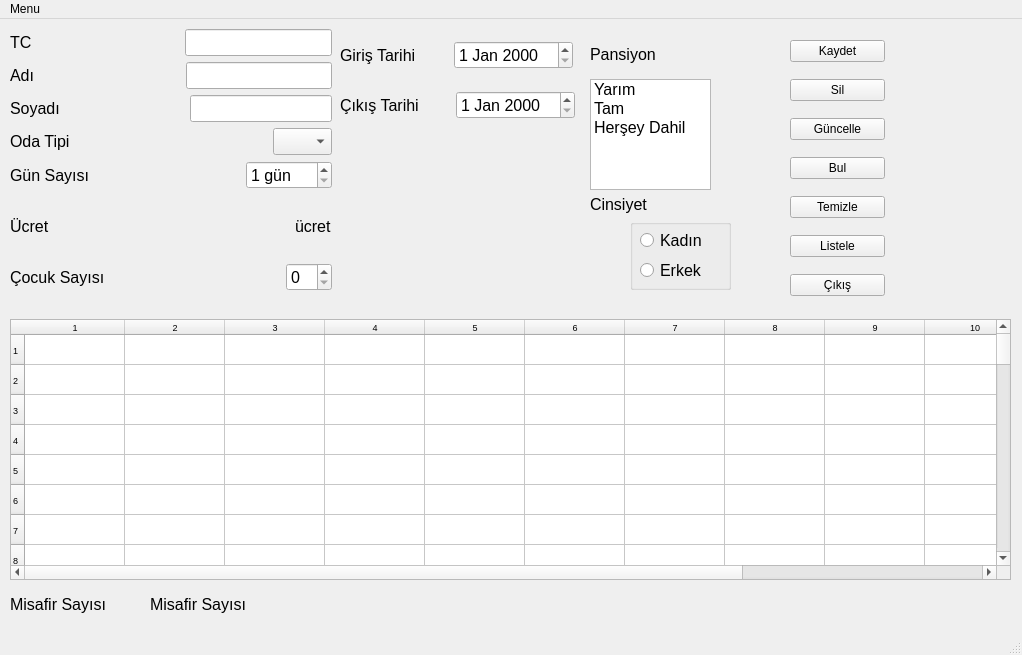
<?xml version="1.0" encoding="UTF-8"?>
<ui version="4.0">
 <class>MainWindow</class>
 <widget class="QMainWindow" name="MainWindow">
  <property name="geometry">
   <rect>
    <x>0</x>
    <y>0</y>
    <width>1022</width>
    <height>655</height>
   </rect>
  </property>
  <property name="windowTitle">
   <string>MainWindow</string>
  </property>
  <widget class="QWidget" name="centralwidget">
   <widget class="QLabel" name="label_5">
    <property name="geometry">
     <rect>
      <x>590</x>
      <y>20</y>
      <width>91</width>
      <height>31</height>
     </rect>
    </property>
    <property name="font">
     <font>
      <pointsize>12</pointsize>
     </font>
    </property>
    <property name="text">
     <string>Pansiyon</string>
    </property>
   </widget>
   <widget class="QLabel" name="label_10">
    <property name="geometry">
     <rect>
      <x>590</x>
      <y>170</y>
      <width>101</width>
      <height>31</height>
     </rect>
    </property>
    <property name="font">
     <font>
      <pointsize>12</pointsize>
     </font>
    </property>
    <property name="text">
     <string>Cinsiyet</string>
    </property>
   </widget>
   <widget class="QListWidget" name="lstPansiyon">
    <property name="geometry">
     <rect>
      <x>590</x>
      <y>60</y>
      <width>121</width>
      <height>111</height>
     </rect>
    </property>
    <property name="font">
     <font>
      <pointsize>12</pointsize>
     </font>
    </property>
    <item>
     <property name="text">
      <string>Yarım</string>
     </property>
    </item>
    <item>
     <property name="text">
      <string>Tam</string>
     </property>
    </item>
    <item>
     <property name="text">
      <string>Herşey Dahil</string>
     </property>
    </item>
   </widget>
   <widget class="QGroupBox" name="groupBox">
    <property name="geometry">
     <rect>
      <x>630</x>
      <y>200</y>
      <width>101</width>
      <height>71</height>
     </rect>
    </property>
    <property name="title">
     <string/>
    </property>
    <widget class="QRadioButton" name="rdKadin">
     <property name="geometry">
      <rect>
       <x>10</x>
       <y>11</y>
       <width>95</width>
       <height>20</height>
      </rect>
     </property>
     <property name="font">
      <font>
       <pointsize>12</pointsize>
      </font>
     </property>
     <property name="text">
      <string>Kadın</string>
     </property>
    </widget>
    <widget class="QRadioButton" name="rdErkek">
     <property name="geometry">
      <rect>
       <x>10</x>
       <y>41</y>
       <width>95</width>
       <height>20</height>
      </rect>
     </property>
     <property name="font">
      <font>
       <pointsize>12</pointsize>
      </font>
     </property>
     <property name="text">
      <string>Erkek</string>
     </property>
    </widget>
   </widget>
   <widget class="QTableWidget" name="tblWKayitlar">
    <property name="geometry">
     <rect>
      <x>10</x>
      <y>300</y>
      <width>1001</width>
      <height>261</height>
     </rect>
    </property>
    <property name="font">
     <font>
      <pointsize>7</pointsize>
     </font>
    </property>
    <property name="rowCount">
     <number>50</number>
    </property>
    <property name="columnCount">
     <number>12</number>
    </property>
    <row/>
    <row/>
    <row/>
    <row/>
    <row/>
    <row/>
    <row/>
    <row/>
    <row/>
    <row/>
    <row/>
    <row/>
    <row/>
    <row/>
    <row/>
    <row/>
    <row/>
    <row/>
    <row/>
    <row/>
    <row/>
    <row/>
    <row/>
    <row/>
    <row/>
    <row/>
    <row/>
    <row/>
    <row/>
    <row/>
    <row/>
    <row/>
    <row/>
    <row/>
    <row/>
    <row/>
    <row/>
    <row/>
    <row/>
    <row/>
    <row/>
    <row/>
    <row/>
    <row/>
    <row/>
    <row/>
    <row/>
    <row/>
    <row/>
    <row/>
    <column/>
    <column/>
    <column/>
    <column/>
    <column/>
    <column/>
    <column/>
    <column/>
    <column/>
    <column/>
    <column/>
    <column/>
   </widget>
   <widget class="QLabel" name="label_12">
    <property name="geometry">
     <rect>
      <x>10</x>
      <y>570</y>
      <width>131</width>
      <height>31</height>
     </rect>
    </property>
    <property name="font">
     <font>
      <pointsize>12</pointsize>
     </font>
    </property>
    <property name="text">
     <string>Misafir Sayısı</string>
    </property>
   </widget>
   <widget class="QLabel" name="lblMisafirSayisi">
    <property name="geometry">
     <rect>
      <x>150</x>
      <y>570</y>
      <width>131</width>
      <height>31</height>
     </rect>
    </property>
    <property name="font">
     <font>
      <pointsize>12</pointsize>
     </font>
    </property>
    <property name="text">
     <string>Misafir Sayısı</string>
    </property>
   </widget>
   <widget class="QWidget" name="layoutWidget">
    <property name="geometry">
     <rect>
      <x>10</x>
      <y>10</y>
      <width>322</width>
      <height>262</height>
     </rect>
    </property>
    <layout class="QVBoxLayout" name="verticalLayout">
     <item>
      <layout class="QHBoxLayout" name="horizontalLayout">
       <item>
        <widget class="QLabel" name="label">
         <property name="font">
          <font>
           <pointsize>12</pointsize>
          </font>
         </property>
         <property name="text">
          <string>TC</string>
         </property>
        </widget>
       </item>
       <item>
        <spacer name="horizontalSpacer">
         <property name="orientation">
          <enum>Qt::Horizontal</enum>
         </property>
         <property name="sizeHint" stdset="0">
          <size>
           <width>40</width>
           <height>20</height>
          </size>
         </property>
        </spacer>
       </item>
       <item>
        <widget class="QLineEdit" name="lneTC">
         <property name="font">
          <font>
           <pointsize>12</pointsize>
          </font>
         </property>
         <property name="inputMask">
          <string>99999999999</string>
         </property>
        </widget>
       </item>
      </layout>
     </item>
     <item>
      <layout class="QHBoxLayout" name="horizontalLayout_2">
       <item>
        <widget class="QLabel" name="label_2">
         <property name="font">
          <font>
           <pointsize>12</pointsize>
          </font>
         </property>
         <property name="text">
          <string>Adı</string>
         </property>
        </widget>
       </item>
       <item>
        <spacer name="horizontalSpacer_2">
         <property name="orientation">
          <enum>Qt::Horizontal</enum>
         </property>
         <property name="sizeHint" stdset="0">
          <size>
           <width>40</width>
           <height>20</height>
          </size>
         </property>
        </spacer>
       </item>
       <item>
        <widget class="QLineEdit" name="lneAdi">
         <property name="font">
          <font>
           <pointsize>12</pointsize>
          </font>
         </property>
        </widget>
       </item>
      </layout>
     </item>
     <item>
      <layout class="QHBoxLayout" name="horizontalLayout_3">
       <item>
        <widget class="QLabel" name="label_3">
         <property name="font">
          <font>
           <pointsize>12</pointsize>
          </font>
         </property>
         <property name="text">
          <string>Soyadı</string>
         </property>
        </widget>
       </item>
       <item>
        <spacer name="horizontalSpacer_3">
         <property name="orientation">
          <enum>Qt::Horizontal</enum>
         </property>
         <property name="sizeHint" stdset="0">
          <size>
           <width>40</width>
           <height>20</height>
          </size>
         </property>
        </spacer>
       </item>
       <item>
        <widget class="QLineEdit" name="lneSoyadi">
         <property name="font">
          <font>
           <pointsize>12</pointsize>
          </font>
         </property>
        </widget>
       </item>
      </layout>
     </item>
     <item>
      <layout class="QHBoxLayout" name="horizontalLayout_4">
       <item>
        <widget class="QLabel" name="label_4">
         <property name="font">
          <font>
           <pointsize>12</pointsize>
          </font>
         </property>
         <property name="text">
          <string>Oda Tipi</string>
         </property>
        </widget>
       </item>
       <item>
        <spacer name="horizontalSpacer_4">
         <property name="orientation">
          <enum>Qt::Horizontal</enum>
         </property>
         <property name="sizeHint" stdset="0">
          <size>
           <width>40</width>
           <height>20</height>
          </size>
         </property>
        </spacer>
       </item>
       <item>
        <widget class="QComboBox" name="cmbOdaTipi">
         <property name="font">
          <font>
           <pointsize>12</pointsize>
          </font>
         </property>
         <property name="currentIndex">
          <number>-1</number>
         </property>
         <item>
          <property name="text">
           <string>Tek</string>
          </property>
         </item>
         <item>
          <property name="text">
           <string>Çift</string>
          </property>
         </item>
         <item>
          <property name="text">
           <string>Suit</string>
          </property>
         </item>
        </widget>
       </item>
      </layout>
     </item>
     <item>
      <layout class="QHBoxLayout" name="horizontalLayout_5">
       <item>
        <widget class="QLabel" name="label_7">
         <property name="font">
          <font>
           <pointsize>12</pointsize>
          </font>
         </property>
         <property name="text">
          <string>Gün Sayısı</string>
         </property>
        </widget>
       </item>
       <item>
        <spacer name="horizontalSpacer_5">
         <property name="orientation">
          <enum>Qt::Horizontal</enum>
         </property>
         <property name="sizeHint" stdset="0">
          <size>
           <width>40</width>
           <height>20</height>
          </size>
         </property>
        </spacer>
       </item>
       <item>
        <widget class="QSpinBox" name="spnGunSayisi">
         <property name="font">
          <font>
           <pointsize>12</pointsize>
          </font>
         </property>
         <property name="suffix">
          <string> gün</string>
         </property>
         <property name="minimum">
          <number>1</number>
         </property>
         <property name="maximum">
          <number>100</number>
         </property>
         <property name="singleStep">
          <number>1</number>
         </property>
         <property name="value">
          <number>1</number>
         </property>
        </widget>
       </item>
      </layout>
     </item>
     <item>
      <layout class="QHBoxLayout" name="horizontalLayout_6">
       <item>
        <widget class="QLabel" name="label_8">
         <property name="font">
          <font>
           <pointsize>12</pointsize>
          </font>
         </property>
         <property name="text">
          <string>Ücret</string>
         </property>
        </widget>
       </item>
       <item>
        <spacer name="horizontalSpacer_6">
         <property name="orientation">
          <enum>Qt::Horizontal</enum>
         </property>
         <property name="sizeHint" stdset="0">
          <size>
           <width>40</width>
           <height>20</height>
          </size>
         </property>
        </spacer>
       </item>
       <item>
        <widget class="QLabel" name="lblUcret">
         <property name="font">
          <font>
           <pointsize>12</pointsize>
          </font>
         </property>
         <property name="text">
          <string>ücret</string>
         </property>
        </widget>
       </item>
      </layout>
     </item>
     <item>
      <layout class="QHBoxLayout" name="horizontalLayout_7">
       <item>
        <widget class="QLabel" name="label_9">
         <property name="font">
          <font>
           <pointsize>12</pointsize>
          </font>
         </property>
         <property name="text">
          <string>Çocuk Sayısı</string>
         </property>
        </widget>
       </item>
       <item>
        <spacer name="horizontalSpacer_7">
         <property name="orientation">
          <enum>Qt::Horizontal</enum>
         </property>
         <property name="sizeHint" stdset="0">
          <size>
           <width>40</width>
           <height>20</height>
          </size>
         </property>
        </spacer>
       </item>
       <item>
        <widget class="QSpinBox" name="spnCocukSayisi">
         <property name="font">
          <font>
           <pointsize>12</pointsize>
          </font>
         </property>
         <property name="maximum">
          <number>10</number>
         </property>
        </widget>
       </item>
      </layout>
     </item>
    </layout>
   </widget>
   <widget class="QWidget" name="layoutWidget">
    <property name="geometry">
     <rect>
      <x>790</x>
      <y>10</y>
      <width>95</width>
      <height>281</height>
     </rect>
    </property>
    <layout class="QVBoxLayout" name="verticalLayout_2">
     <item>
      <widget class="QPushButton" name="btnKaydet">
       <property name="text">
        <string>Kaydet</string>
       </property>
      </widget>
     </item>
     <item>
      <widget class="QPushButton" name="btnSil">
       <property name="text">
        <string>Sil</string>
       </property>
      </widget>
     </item>
     <item>
      <widget class="QPushButton" name="btnGuncelle">
       <property name="text">
        <string>Güncelle</string>
       </property>
      </widget>
     </item>
     <item>
      <widget class="QPushButton" name="btnBul">
       <property name="text">
        <string>Bul</string>
       </property>
      </widget>
     </item>
     <item>
      <widget class="QPushButton" name="btnTemizle">
       <property name="text">
        <string>Temizle</string>
       </property>
      </widget>
     </item>
     <item>
      <widget class="QPushButton" name="btnListele">
       <property name="text">
        <string>Listele</string>
       </property>
      </widget>
     </item>
     <item>
      <widget class="QPushButton" name="btnCikis">
       <property name="text">
        <string>Çıkış</string>
       </property>
      </widget>
     </item>
    </layout>
   </widget>
   <widget class="QWidget" name="layoutWidget">
    <property name="geometry">
     <rect>
      <x>340</x>
      <y>20</y>
      <width>233</width>
      <height>32</height>
     </rect>
    </property>
    <layout class="QHBoxLayout" name="horizontalLayout_8">
     <item>
      <widget class="QLabel" name="label_6">
       <property name="font">
        <font>
         <pointsize>12</pointsize>
        </font>
       </property>
       <property name="text">
        <string>Giriş Tarihi</string>
       </property>
      </widget>
     </item>
     <item>
      <widget class="QDateEdit" name="dateGiris">
       <property name="font">
        <font>
         <pointsize>12</pointsize>
        </font>
       </property>
      </widget>
     </item>
    </layout>
   </widget>
   <widget class="QWidget" name="layoutWidget">
    <property name="geometry">
     <rect>
      <x>340</x>
      <y>70</y>
      <width>235</width>
      <height>32</height>
     </rect>
    </property>
    <layout class="QHBoxLayout" name="horizontalLayout_9">
     <item>
      <widget class="QLabel" name="label_11">
       <property name="font">
        <font>
         <pointsize>12</pointsize>
        </font>
       </property>
       <property name="text">
        <string>Çıkış Tarihi</string>
       </property>
      </widget>
     </item>
     <item>
      <widget class="QDateEdit" name="dateCikis">
       <property name="font">
        <font>
         <pointsize>12</pointsize>
        </font>
       </property>
      </widget>
     </item>
    </layout>
   </widget>
  </widget>
  <widget class="QMenuBar" name="menubar">
   <property name="geometry">
    <rect>
     <x>0</x>
     <y>0</y>
     <width>1022</width>
     <height>26</height>
    </rect>
   </property>
   <widget class="QMenu" name="menuMenu">
    <property name="title">
     <string>Menu</string>
    </property>
    <addaction name="menuHakkinda"/>
    <addaction name="separator"/>
    <addaction name="menuCikis"/>
   </widget>
   <addaction name="menuMenu"/>
  </widget>
  <widget class="QStatusBar" name="statusbar"/>
  <action name="menuHakkinda">
   <property name="text">
    <string>Hakkında</string>
   </property>
  </action>
  <action name="menuCikis">
   <property name="text">
    <string>Çıkış</string>
   </property>
  </action>
 </widget>
 <resources/>
 <connections/>
</ui>
